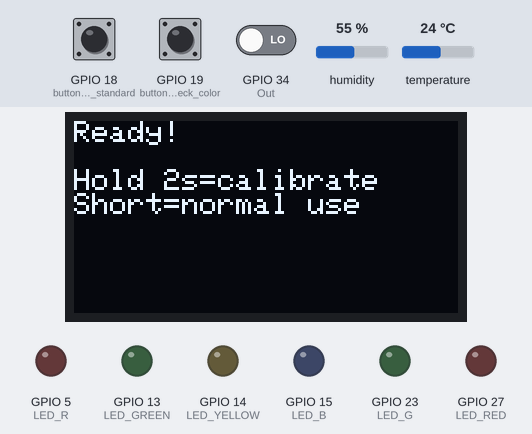
This program was run on a simulated ESP32. Shown: 128×64 one-colour display, output pins drawn as LEDs (lit = HIGH). The test bench sets the inputs (shaded band); at power-on: GPIO 18 (button_set_standard) HIGH, humidity 55 %, GPIO 19 (button_check_color) HIGH, GPIO 34 (Out) LOW, temperature 24 °C. Pins used as bus, display or sensor lines are not drawn; what the program prints to the serial monitor is not drawn.

Above: at 1.5 s.
1.6 s: GPIO 18 (button_set_standard) pulled LOW for 0.15 s
At 2.2 s:
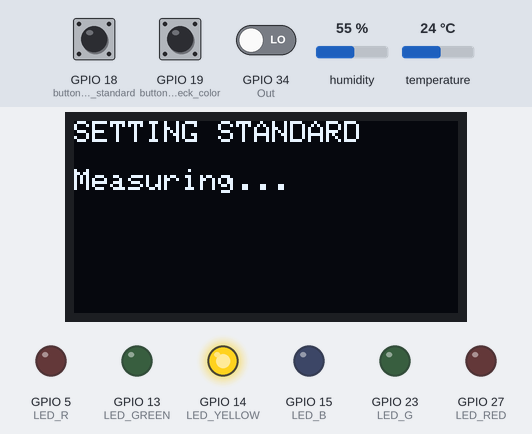
2.3 s: humidity set to 51 %
5.7 s: humidity set to 48 %
8.5 s: GPIO 19 (button_check_color) pulled LOW for 0.15 s
At 9.9 s:
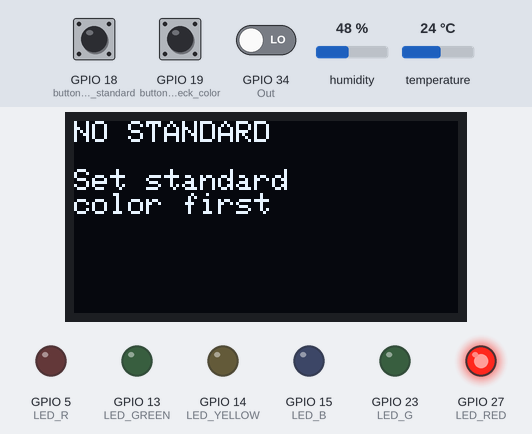
10.2 s: GPIO 18 (button_set_standard) pulled LOW for 3.2 s
At 13.2 s:
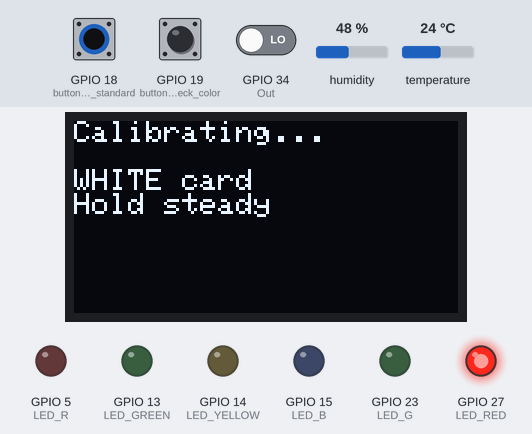
15.2 s: GPIO 19 (button_check_color) pulled LOW for 3.2 s
At 18.2 s:
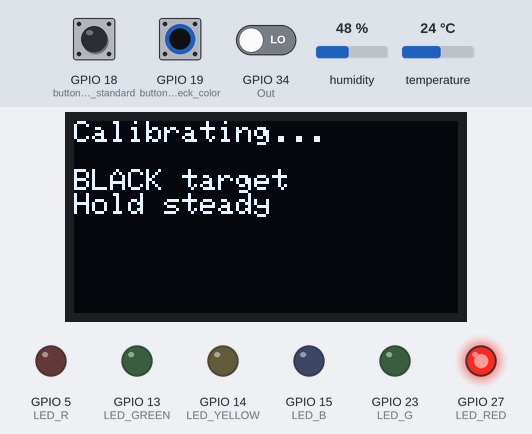
Timing chart, 0 to 19.7 s (numbered marks = the images above; inputs shaded):
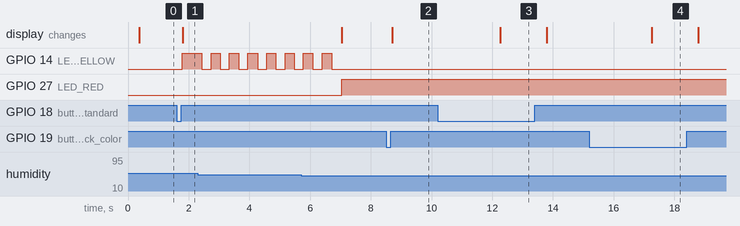

The program:

main.cpp
```cpp
// =====================================================================
// ESP32 + TCS3200 Color Standard Inspector
// - ปุ่มกดสั้น = ทำงานปกติ (Set Standard / Check Color)
// - ปุ่มกดค้าง 2 วินาที = Calibrate อัตโนมัติ (ไม่ต้องพิมพ์ Serial แล้ว)
//     Btn1 (Set standard) ค้าง 2s = Calibrate WHITE
//     Btn2 (Check color)  ค้าง 2s = Calibrate BLACK
// - แปลงค่า RGB (0-255) -> CIE XYZ -> CIE L*a*b*
// - คำนวณ Delta E (CIE76) เทียบกับค่ามาตรฐานที่บันทึกไว้
// - DHT11 เช็คสภาพแวดล้อม (แจ้งเตือนแต่ไม่หยุดทำงาน)
// - ใช้ polling (ไม่ใช้ interrupt) เพื่อแยกกดสั้น/กดค้างได้ง่ายและปลอดภัยกว่า
// - ทุกอย่างเขียนแบบ non-blocking ด้วย millis() ยกเว้น pulseIn()
//   ซึ่งมี timeout จำกัดอยู่แล้ว (ไม่เกิน 50ms ต่อครั้ง)
// =====================================================================

#include <Arduino.h>
#include "DHT.h"
#include <Wire.h>
#include <Adafruit_GFX.h>
#include <Adafruit_SSD1306.h>
#include <math.h>

// ---------------- DHT11 ----------------
#define DHTTYPE DHT11
const int DHTPIN = 4;
DHT dht(DHTPIN, DHTTYPE);

// ช่วงสภาพแวดล้อมที่เหมาะสมสำหรับการวัดสี
constexpr float TEMP_MIN = 20.0f;
constexpr float TEMP_MAX = 25.0f;
constexpr float HUM_MIN  = 50.0f;
constexpr float HUM_MAX  = 60.0f;

// ---------------- OLED SSD1306 ----------------
const int SCREEN_WIDTH = 128;
const int SCREEN_HEIGHT = 64;
const int OLED_RESET = -1;
Adafruit_SSD1306 display(SCREEN_WIDTH, SCREEN_HEIGHT, &Wire, OLED_RESET);
bool oledOK = false;

// ---------------- LED สถานะ ----------------
const int LED_RED = 27;
const int LED_GREEN = 13;
const int LED_YELLOW = 14;

// ---------------- RGB LED (แสดงสีที่วัดได้) ----------------
const int LED_R = 5;
const int LED_G = 23;
const int LED_B = 15;

// ---------------- ปุ่มกด (Polling + จับเวลากดค้าง) ----------------
// กดสั้น (ปล่อยก่อน 2 วิ)  -> ทำงานปกติ (Set Standard / Check Color)
// กดค้าง 2 วิขึ้นไป         -> เข้าโหมด Calibrate อัตโนมัติ
const int button_set_standard = 18;
const int button_check_color = 19;
constexpr unsigned long LONG_PRESS_MS = 2000; // กดค้าง 2 วิ = สั่ง calibrate
constexpr unsigned long DEBOUNCE_MS = 30;     // กันเด้งตอนกด/ปล่อย

struct ButtonTracker {
  bool isDown = false;
  unsigned long pressStartMs = 0;
  bool longFired = false;
  int lastRaw = HIGH;
  unsigned long lastChangeMs = 0;
};
ButtonTracker btnSet, btnCheck;

bool requestSetStandard = false;
bool requestCheckColor = false;

// ---------------- TCS3200 ----------------
const int S0 = 32;
const int S1 = 33;
const int S2 = 25;
const int S3 = 26;
const int Out = 34;
constexpr unsigned long PULSE_TIMEOUT_US = 50000UL;

// ค่า Calibration (ความถี่ดิบ Min/Max ต่อสี จากแผ่นขาว/ดำ)
// ต้อง calibrate ก่อนใช้งานจริง ไม่งั้นค่า RGB ที่แปลงได้จะไม่แม่นยำ
struct CalibrationData {
  unsigned long redMin, redMax;
  unsigned long greenMin, greenMax;
  unsigned long blueMin, blueMax;
  bool calibrated = false;
};
CalibrationData calib;

// ---------------- ค่าสี ----------------
struct RGBColor { uint8_t r, g, b; };
struct LabColor { float L, a, b; };

bool hasStandard = false;
LabColor standardLab;
RGBColor standardRgb;

// เกณฑ์ยอมรับ Delta E: ตามมาตรฐาน CIE ทั่วไป
//   dE < 1   แทบแยกด้วยตาไม่ได้
//   dE 1-2   แยกได้เฉพาะสายตาฝึกมา
//   dE 2-10  แยกได้ด้วยตาเปล่าทั่วไป
//   dE > 10  สีต่างกันชัดเจน
// ใช้ 5.0 เป็นเกณฑ์ผ่าน/ไม่ผ่านสำหรับงาน QC ทั่วไป ปรับได้ตามความละเอียดที่ต้องการ
constexpr float DELTA_E_THRESHOLD = 5.0f;

// ---------------- State Machine (non-blocking) ----------------
enum AppState { STATE_IDLE, STATE_MEASURE_STANDARD, STATE_MEASURE_CHECK };
AppState appState = STATE_IDLE;

constexpr unsigned long MEASURE_DURATION_MS = 5000; // วัด 5 วินาทีตามที่ขอ
unsigned long measureStartMs = 0;
unsigned long sumRed = 0, sumGreen = 0, sumBlue = 0;
uint16_t sampleCount = 0;

// ไฟเหลืองกระพริบระหว่างวัด (non-blocking)
unsigned long lastBlinkMs = 0;
bool yellowState = false;
constexpr unsigned long BLINK_INTERVAL_MS = 250;

// พิมพ์ผลออก Serial ทุก 1 วินาทีระหว่างวัด
unsigned long lastPrintMs = 0;
constexpr unsigned long PRINT_INTERVAL_MS = 1000;

// เช็คสภาพแวดล้อมทุก 2 วินาที (DHT11 อ่านถี่กว่านี้ไม่ได้)
unsigned long lastEnvCheckMs = 0;
constexpr unsigned long ENV_CHECK_INTERVAL_MS = 2000;

// ---------------- Prototypes ----------------
unsigned long readColorFrequency(bool s2State, bool s3State);
RGBColor frequencyToRGB(unsigned long r, unsigned long g, unsigned long b);
LabColor rgbToLab(const RGBColor &rgb);
float calculateDeltaE(const LabColor &c1, const LabColor &c2);
void setStatusLed(bool green, bool yellow, bool red);
void showRgbOnLed(const RGBColor &rgb);
void checkEnvironment();
void calibrateWhite();
void calibrateBlack();
void pollButton(int pin, ButtonTracker &tracker, bool &shortPressFlag, void (*onLongPress)());
void startMeasurement(AppState target);
void updateMeasurement();
void finishMeasurement();
void oledMessage(const String &line1, const String &line2 = "", const String &line3 = "");

void setup() {
  Serial.begin(115200);
  delay(300);

  dht.begin();
  Wire.begin(21, 22);
  Wire.setTimeOut(1000);
  oledOK = display.begin(SSD1306_SWITCHCAPVCC, 0x3C);

  pinMode(LED_RED, OUTPUT);
  pinMode(LED_GREEN, OUTPUT);
  pinMode(LED_YELLOW, OUTPUT);
  pinMode(LED_R, OUTPUT);
  pinMode(LED_G, OUTPUT);
  pinMode(LED_B, OUTPUT);
  setStatusLed(false, false, false);
  showRgbOnLed({0, 0, 0});

  pinMode(S0, OUTPUT);
  pinMode(S1, OUTPUT);
  pinMode(S2, OUTPUT);
  pinMode(S3, OUTPUT);
  pinMode(Out, INPUT);
  digitalWrite(S0, HIGH); // Output Frequency Scaling 20% (เสถียรที่สุด)
  digitalWrite(S1, LOW);

  pinMode(button_set_standard, INPUT_PULLUP);
  pinMode(button_check_color, INPUT_PULLUP);

  Serial.println(F("=== Color Standard Inspector ==="));
  Serial.println(F("Btn1 short = Set standard | Btn1 hold 2s = Calibrate WHITE"));
  Serial.println(F("Btn2 short = Check color  | Btn2 hold 2s = Calibrate BLACK"));

  oledMessage("Ready!", "Hold 2s=calibrate", "Short=normal use");
}

void loop() {
  // ---- 1) เช็คปุ่มทั้งสอง (สั้น=ทำงานปกติ, ค้าง 2 วิ=calibrate) ----
  // ไม่เช็คระหว่างที่กำลังวัดสีอยู่ กันการกดซ้อนกลางคัน
  if (appState == STATE_IDLE) {
    pollButton(button_set_standard, btnSet, requestSetStandard, calibrateWhite);
    pollButton(button_check_color, btnCheck, requestCheckColor, calibrateBlack);
  }

  // ---- 2) เช็คสภาพแวดล้อมเป็นระยะ (ไม่บล็อกการทำงานอื่น) ----
  if (millis() - lastEnvCheckMs >= ENV_CHECK_INTERVAL_MS) {
    lastEnvCheckMs = millis();
    checkEnvironment();
  }

  // ---- 3) จัดการ flag จากการกดสั้น ----
  if (requestSetStandard && appState == STATE_IDLE) {
    requestSetStandard = false;
    if (!calib.calibrated) {
      Serial.println(F("[WARN] Not calibrated yet - readings may be inaccurate"));
    }
    startMeasurement(STATE_MEASURE_STANDARD);
  }

  if (requestCheckColor && appState == STATE_IDLE) {
    requestCheckColor = false;
    if (!hasStandard) {
      Serial.println(F("[ERROR] No standard color saved yet. Press SET STANDARD first."));
      oledMessage("NO STANDARD", "Set standard", "color first");
      setStatusLed(false, false, true);
    } else {
      startMeasurement(STATE_MEASURE_CHECK);
    }
  }

  // ---- 4) State machine การวัดสี (non-blocking) ----
  if (appState == STATE_MEASURE_STANDARD || appState == STATE_MEASURE_CHECK) {
    updateMeasurement();
  }
}

// =====================================================================
// จับปุ่ม: แยก "กดสั้น" กับ "กดค้าง" โดยไม่บล็อกการทำงานอื่น
// =====================================================================
void pollButton(int pin, ButtonTracker &tracker, bool &shortPressFlag, void (*onLongPress)()) {
  int raw = digitalRead(pin);
  unsigned long now = millis();

  // debounce: การเปลี่ยนสถานะต้องนิ่งอย่างน้อย DEBOUNCE_MS ก่อนยอมรับว่าเปลี่ยนจริง
  if (raw != tracker.lastRaw) {
    tracker.lastChangeMs = now;
    tracker.lastRaw = raw;
  }
  if (now - tracker.lastChangeMs < DEBOUNCE_MS) return;

  bool currentlyDown = (raw == LOW); // ใช้ INPUT_PULLUP: กด = LOW

  if (currentlyDown && !tracker.isDown) {
    // จังหวะเพิ่งกดลง
    tracker.isDown = true;
    tracker.pressStartMs = now;
    tracker.longFired = false;
  } else if (currentlyDown && tracker.isDown) {
    // กดค้างอยู่ - เช็คว่าครบเวลา long press หรือยัง
    if (!tracker.longFired && (now - tracker.pressStartMs >= LONG_PRESS_MS)) {
      tracker.longFired = true;
      onLongPress(); // เรียก calibrateWhite() หรือ calibrateBlack()
    }
  } else if (!currentlyDown && tracker.isDown) {
    // จังหวะปล่อยปุ่ม
    tracker.isDown = false;
    if (!tracker.longFired) {
      // ปล่อยก่อนครบ 2 วิ = ถือเป็นกดสั้น -> ทำงานปกติ
      shortPressFlag = true;
    }
  }
}

// =====================================================================
// การวัดสี (non-blocking state machine)
// =====================================================================
void startMeasurement(AppState target) {
  appState = target;
  measureStartMs = millis();
  sumRed = sumGreen = sumBlue = 0;
  sampleCount = 0;
  lastBlinkMs = millis();
  lastPrintMs = millis();
  yellowState = false;
  setStatusLed(false, true, false); // ไฟเหลืองเริ่มติด (จะกระพริบใน updateMeasurement)

  String label = (target == STATE_MEASURE_STANDARD) ? "SETTING STANDARD" : "CHECKING COLOR";
  Serial.println("=== " + label + " (5s) ===");
  oledMessage(label, "Measuring...", "");
}

void updateMeasurement() {
  unsigned long elapsed = millis() - measureStartMs;

  // กระพริบไฟเหลืองระหว่างวัด (non-blocking)
  if (millis() - lastBlinkMs >= BLINK_INTERVAL_MS) {
    lastBlinkMs = millis();
    yellowState = !yellowState;
    digitalWrite(LED_YELLOW, yellowState ? HIGH : LOW);
  }

  // เก็บตัวอย่างค่าสี (pulseIn บล็อกสั้นๆ ไม่เกิน 3x50ms ต่อรอบ ยอมรับได้)
  unsigned long r = readColorFrequency(LOW, LOW);
  unsigned long g = readColorFrequency(HIGH, HIGH);
  unsigned long b = readColorFrequency(LOW, HIGH);
  if (r > 0 && g > 0 && b > 0) {
    sumRed += r; sumGreen += g; sumBlue += b;
    sampleCount++;
  }

  // พิมพ์ผลระหว่างวัดทุก 1 วินาที
  if (millis() - lastPrintMs >= PRINT_INTERVAL_MS) {
    lastPrintMs = millis();
    Serial.print("t=" + String(elapsed / 1000.0f, 1) + "s  ");
    Serial.print("raw R:" + String(r) + " G:" + String(g) + " B:" + String(b));
    Serial.println("  samples=" + String(sampleCount));
  }

  // ครบเวลาที่กำหนดแล้ว -> สรุปผล
  if (elapsed >= MEASURE_DURATION_MS) {
    finishMeasurement();
  }
}

void finishMeasurement() {
  digitalWrite(LED_YELLOW, LOW);

  if (sampleCount == 0) {
    Serial.println(F("[ERROR] No valid samples - check TCS3200 wiring"));
    oledMessage("MEASURE FAIL", "No signal from", "TCS3200");
    setStatusLed(false, false, true);
    appState = STATE_IDLE;
    return;
  }

  unsigned long avgR = sumRed / sampleCount;
  unsigned long avgG = sumGreen / sampleCount;
  unsigned long avgB = sumBlue / sampleCount;

  RGBColor rgb = frequencyToRGB(avgR, avgG, avgB);
  LabColor lab = rgbToLab(rgb);
  showRgbOnLed(rgb);

  if (appState == STATE_MEASURE_STANDARD) {
    standardRgb = rgb;
    standardLab = lab;
    hasStandard = true;
    setStatusLed(true, false, false);

    Serial.println("STANDARD SAVED - RGB(" + String(rgb.r) + "," + String(rgb.g) + "," + String(rgb.b) + ")"
        + " Lab(" + String(lab.L, 1) + "," + String(lab.a, 1) + "," + String(lab.b, 1) + ")");
    oledMessage("STANDARD SAVED",
        "RGB:" + String(rgb.r) + "," + String(rgb.g) + "," + String(rgb.b),
        "L:" + String(lab.L, 0) + " a:" + String(lab.a, 0) + " b:" + String(lab.b, 0));

  } else { // STATE_MEASURE_CHECK
    float deltaE = calculateDeltaE(lab, standardLab);
    bool pass = deltaE <= DELTA_E_THRESHOLD;
    setStatusLed(pass, false, !pass);

    Serial.println("RESULT: RGB(" + String(rgb.r) + "," + String(rgb.g) + "," + String(rgb.b) + ")"
        + " Lab(" + String(lab.L, 1) + "," + String(lab.a, 1) + "," + String(lab.b, 1) + ")"
        + "  dE=" + String(deltaE, 2) + "  " + (pass ? "PASS" : "FAIL"));

    oledMessage(pass ? "PASS" : "FAIL",
        "dE=" + String(deltaE, 2) + " (max " + String(DELTA_E_THRESHOLD, 1) + ")",
        "RGB:" + String(rgb.r) + "," + String(rgb.g) + "," + String(rgb.b));
  }

  appState = STATE_IDLE;
}

// =====================================================================
// TCS3200: อ่านความถี่พัลส์ 1 ช่องสี
// =====================================================================
unsigned long readColorFrequency(bool s2State, bool s3State) {
  digitalWrite(S2, s2State);
  digitalWrite(S3, s3State);
  delayMicroseconds(200); // หน่วงสั้นๆ ให้ filter เปลี่ยนโหมด
  return pulseIn(Out, LOW, PULSE_TIMEOUT_US);
}

// =====================================================================
// แปลงความถี่ดิบ -> RGB 0-255 โดยใช้ค่า Calibration (White/Black)
// ถ้ายังไม่ calibrate จะ map แบบหยาบด้วยค่า default (ไม่แม่นยำ)
// =====================================================================
RGBColor frequencyToRGB(unsigned long r, unsigned long g, unsigned long b) {
  RGBColor out;
  if (calib.calibrated) {
    // ค่าความถี่ "ต่ำ" ของ TCS3200 = แสงเข้ม (สีสว่าง), ความถี่ "สูง" = แสงอ่อน (สีเข้ม)
    // จึงต้อง map แบบกลับด้าน (low freq -> 255, high freq -> 0)
    out.r = constrain(map(r, calib.redMax, calib.redMin, 0, 255), 0, 255);
    out.g = constrain(map(g, calib.greenMax, calib.greenMin, 0, 255), 0, 255);
    out.b = constrain(map(b, calib.blueMax, calib.blueMin, 0, 255), 0, 255);
  } else {
    // ค่า default หยาบๆ เผื่อยังไม่ calibrate (ควร calibrate ก่อนใช้งานจริงเสมอ)
    out.r = constrain(map(r, 3000, 300, 0, 255), 0, 255);
    out.g = constrain(map(g, 3000, 300, 0, 255), 0, 255);
    out.b = constrain(map(b, 3000, 300, 0, 255), 0, 255);
  }
  return out;
}

// =====================================================================
// RGB (0-255) -> CIE XYZ -> CIE L*a*b*
// อ้างอิงสูตรมาตรฐาน sRGB -> XYZ (D65 illuminant) -> Lab
// =====================================================================
LabColor rgbToLab(const RGBColor &rgb) {
  float rf = rgb.r / 255.0f, gf = rgb.g / 255.0f, bf = rgb.b / 255.0f;
  auto gammaCorrect = [](float c) {
    return (c > 0.04045f) ? powf((c + 0.055f) / 1.055f, 2.4f) : (c / 12.92f);
  };
  rf = gammaCorrect(rf);
  gf = gammaCorrect(gf);
  bf = gammaCorrect(bf);

  float X = rf * 0.4124f + gf * 0.3576f + bf * 0.1805f;
  float Y = rf * 0.2126f + gf * 0.7152f + bf * 0.0722f;
  float Z = rf * 0.0193f + gf * 0.1192f + bf * 0.9505f;

  const float Xn = 0.95047f, Yn = 1.0f, Zn = 1.08883f;
  auto f = [](float t) {
    const float delta = 6.0f / 29.0f;
    return (t > delta * delta * delta) ? cbrtf(t) : (t / (3 * delta * delta) + 4.0f / 29.0f);
  };
  float fx = f(X / Xn), fy = f(Y / Yn), fz = f(Z / Zn);

  LabColor lab;
  lab.L = 116.0f * fy - 16.0f;
  lab.a = 500.0f * (fx - fy);
  lab.b = 200.0f * (fy - fz);
  return lab;
}

// =====================================================================
// Delta E (CIE76) = ระยะห่างแบบ Euclidean ใน Lab space
// =====================================================================
float calculateDeltaE(const LabColor &c1, const LabColor &c2) {
  float dL = c1.L - c2.L;
  float da = c1.a - c2.a;
  float db = c1.b - c2.b;
  return sqrtf(dL * dL + da * da + db * db);
}

// =====================================================================
// Calibration อัตโนมัติจากการกดปุ่มค้าง
// =====================================================================
void calibrateWhite() {
  Serial.println(F("[CALIBRATE] WHITE - hold white card steady, reading..."));
  oledMessage("Calibrating...", "WHITE card", "Hold steady");

  unsigned long sr = 0, sg = 0, sb = 0;
  for (int i = 0; i < 10; i++) {
    sr += readColorFrequency(LOW, LOW);
    sg += readColorFrequency(HIGH, HIGH);
    sb += readColorFrequency(LOW, HIGH);
  }
  calib.redMin = sr / 10;   // ขาว = ความถี่ต่ำสุด (แสงเข้มที่สุด)
  calib.greenMin = sg / 10;
  calib.blueMin = sb / 10;

  Serial.println("White calib: R=" + String(calib.redMin) + " G=" + String(calib.greenMin) + " B=" + String(calib.blueMin));
  if (calib.redMax > 0) calib.calibrated = true;

  if (calib.calibrated) {
    Serial.println(F(">>> Calibration COMPLETE <<<"));
    oledMessage("Calibrated!", "Ready to use", "");
  } else {
    oledMessage("White saved", "Now hold Btn2 2s", "on black target");
  }
}

void calibrateBlack() {
  Serial.println(F("[CALIBRATE] BLACK - hold black target steady, reading..."));
  oledMessage("Calibrating...", "BLACK target", "Hold steady");

  unsigned long sr = 0, sg = 0, sb = 0;
  for (int i = 0; i < 10; i++) {
    sr += readColorFrequency(LOW, LOW);
    sg += readColorFrequency(HIGH, HIGH);
    sb += readColorFrequency(LOW, HIGH);
  }
  calib.redMax = sr / 10;   // ดำ = ความถี่สูงสุด (แสงอ่อนที่สุด)
  calib.greenMax = sg / 10;
  calib.blueMax = sb / 10;

  Serial.println("Black calib: R=" + String(calib.redMax) + " G=" + String(calib.greenMax) + " B=" + String(calib.blueMax));
  if (calib.redMin > 0) calib.calibrated = true;

  if (calib.calibrated) {
    Serial.println(F(">>> Calibration COMPLETE <<<"));
    oledMessage("Calibrated!", "Ready to use", "");
  } else {
    oledMessage("Black saved", "Now hold Btn1 2s", "on white card");
  }
}

// =====================================================================
// DHT11: เช็คสภาพแวดล้อม (แจ้งเตือนแต่ไม่หยุดระบบ)
// =====================================================================
void checkEnvironment() {
  float t = dht.readTemperature();
  float h = dht.readHumidity();
  if (isnan(t) || isnan(h)) return; // อ่านไม่ได้รอบนี้ ข้ามไปเฉยๆ ไม่ฟ้อง error รัวๆ

  bool tempOK = (t >= TEMP_MIN && t <= TEMP_MAX);
  bool humOK  = (h >= HUM_MIN && h <= HUM_MAX);

  if (!tempOK || !humOK) {
    Serial.println("[ENV WARNING] Temp=" + String(t, 1) + "C Hum=" + String(h, 0)
        + "% - outside ideal range (T:" + String(TEMP_MIN, 0) + "-" + String(TEMP_MAX, 0)
        + " H:" + String(HUM_MIN, 0) + "-" + String(HUM_MAX, 0) + "). Measurement continues.");
  }
}

// =====================================================================
// LED helpers
// =====================================================================
void setStatusLed(bool green, bool yellow, bool red) {
  digitalWrite(LED_GREEN, green ? HIGH : LOW);
  digitalWrite(LED_YELLOW, yellow ? HIGH : LOW);
  digitalWrite(LED_RED, red ? HIGH : LOW);
}

void showRgbOnLed(const RGBColor &rgb) {
  analogWrite(LED_R, rgb.r); // ESP32 Arduino core: analogWrite ใช้ PWM ให้อัตโนมัติ
  analogWrite(LED_G, rgb.g);
  analogWrite(LED_B, rgb.b);
}

// =====================================================================
// OLED helper
// =====================================================================
void oledMessage(const String &line1, const String &line2, const String &line3) {
  if (!oledOK) return;
  display.clearDisplay();
  display.setTextSize(1);
  display.setTextColor(SSD1306_WHITE);
  display.setCursor(0, 0);
  display.println(line1);
  display.println();
  if (line2.length() > 0) display.println(line2);
  if (line3.length() > 0) display.println(line3);
  display.display();
}
```

Measured:
- after the input at 1.6 s, GPIO 14 (LED_YELLOW): LOW → HIGH after 0.18 s; the display: changes after 0.21 s (image 1)
- after the input at 8.5 s, the display: changes after 0.21 s (image 2)
- after the input at 10.2 s, the display: changes after 2.1 s (image 3)
- after the input at 15.2 s, the display: changes after 2.1 s (image 4)
